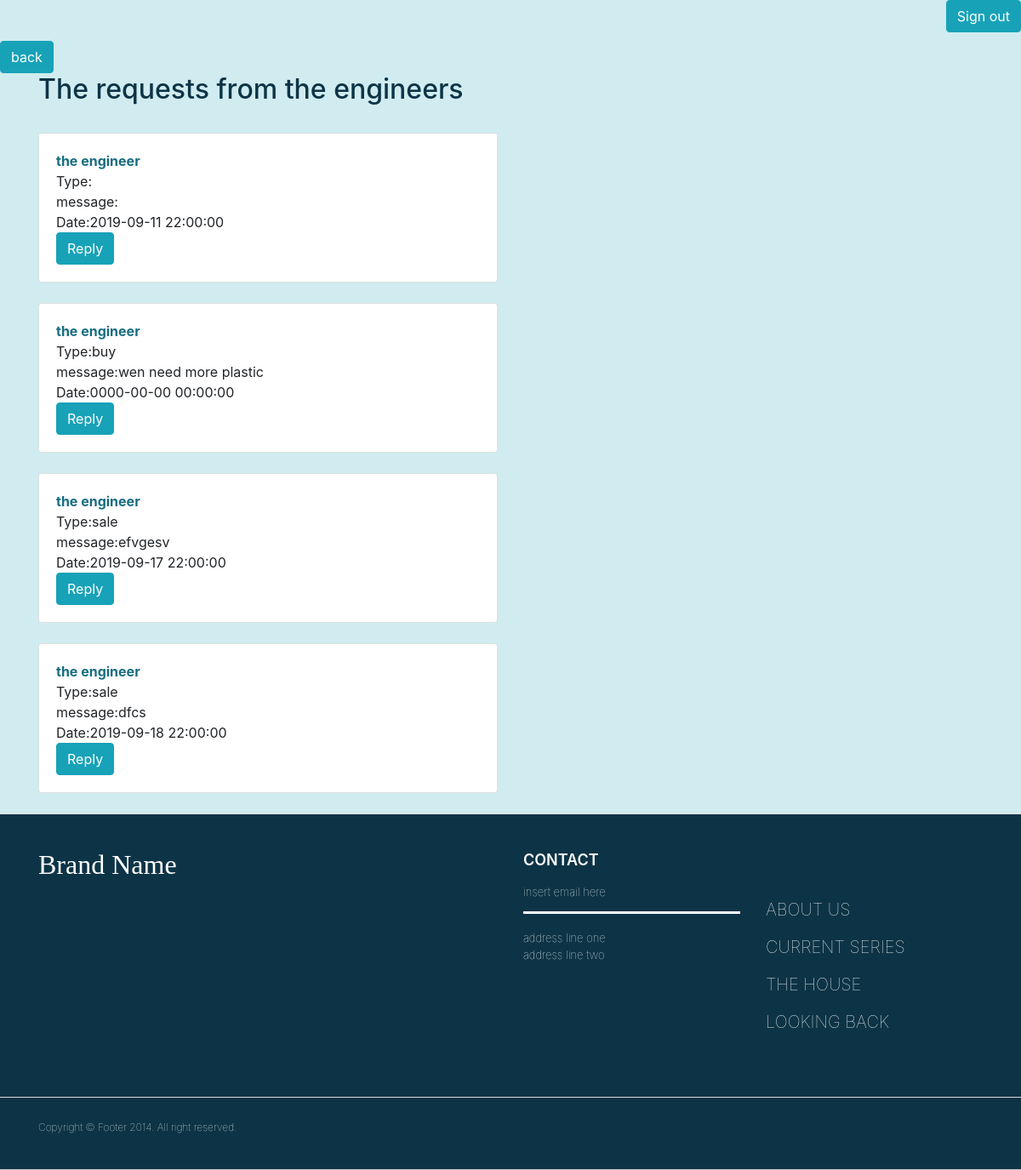
Screenshot of /requestsEng.php with the database file from the repository.
### tables this page shows
CREATE TABLE `requests` (
  `request_id` int(12) NOT NULL,
  `request_type` enum('buy','sale','pay') NOT NULL,
  `request_message` varchar(250) NOT NULL,
  `request_date` timestamp NOT NULL DEFAULT current_timestamp(),
  `fk_user_from` int(11) NOT NULL,
  `request_status` enum('Open','Accepted','Dismissed','') NOT NULL
);

CREATE TABLE `users` (
  `user_id` int(12) NOT NULL,
  `fullname` varchar(200) NOT NULL,
  `date_of_birth` date NOT NULL,
  `email` varchar(200) NOT NULL,
  `password` varchar(200) NOT NULL,
  `telefon` varchar(200) NOT NULL,
  `address` varchar(200) NOT NULL,
  `gender` enum('f','m') NOT NULL,
  `status` enum('Married','single') NOT NULL,
  `children` varchar(200) NOT NULL,
  `nationality` varchar(200) NOT NULL,
  `education` varchar(200) NOT NULL,
  `date_of_start` timestamp NOT NULL DEFAULT current_timestamp() ON UPDATE current_timestamp(),
  `role` varchar(200) NOT NULL
);

### requestsEng.php (the view, shortened to what this page needs)
<?php
require 'db.php';
?>
<!DOCTYPE html>
<html lang="en">
<head>
<?php include 'header.php';?>
</head>
<body class="body">
<?php require 'nav.php'; ?>
<a href="managerpage.php"><button type='button' class='btn btn-info'>back</button></a>
<div class="container">
 <h2 style="color: #0d3446" >The requests from the engineers</h2><br>
<?php
$sql = "SELECT * FROM requests
        JOIN users ON fk_user_from=user_id WHERE user_id='6' ";
        $result =mysqli_query($conn,$sql);
        if($result->num_rows> 0) {
            while($row = $result->fetch_assoc()) {?>
<div class="row">
    <div class="col-sm-6">
        <div class="card">
            <div class="card-body">
                <strong style="color:#176d81"><?php echo $row['fullname'];?></strong><br>
                <span>Type:</span><?php echo $row['request_type'];?><br>
                <span>message:</span><?php echo $row['request_message'];?><br>
                <span>Date:</span><?php echo $row['request_date'];?><br>
                <?php echo "
                <a href='action/acceptRequest.php?id=" .$row['request_id']."'><button type='button' class='btn btn-info'>Reply</button></a>"
                  ;  ?>
  </div>
        </div>
                <br>
    </div>
</div>
<?php
}
}
?>
</div>
<?php require 'footer.php'; ?>
</body>
</html>

### requestsEng.php (style rules this page uses)
.body { background-color: #d0ecf0 }

### rows the page displays
requests: fk_user_from.fullname "the engineer", request_date "2019-09-11 22:00:00"
requests: fk_user_from.fullname "the engineer", request_type "buy", request_message "wen need more plastic", request_date "0000-00-00 00:00:00"
requests: fk_user_from.fullname "the engineer", request_type "sale", request_message "efvgesv", request_date "2019-09-17 22:00:00"
requests: fk_user_from.fullname "the engineer", request_type "sale", request_message "dfcs", request_date "2019-09-18 22:00:00"
